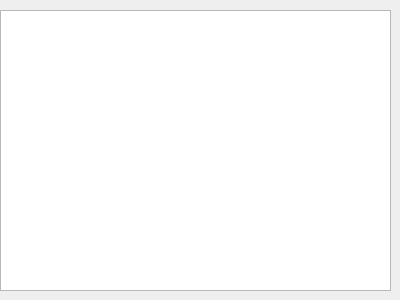
<?xml version="1.0" encoding="UTF-8"?>
<ui version="4.0">
 <class>Dialog</class>
 <widget class="QDialog" name="Dialog">
  <property name="geometry">
   <rect>
    <x>0</x>
    <y>0</y>
    <width>400</width>
    <height>300</height>
   </rect>
  </property>
  <property name="windowTitle">
   <string>Dialog</string>
  </property>
  <widget class="QTableView" name="tableView">
   <property name="geometry">
    <rect>
     <x>0</x>
     <y>10</y>
     <width>391</width>
     <height>281</height>
    </rect>
   </property>
  </widget>
 </widget>
 <resources/>
 <connections/>
</ui>
